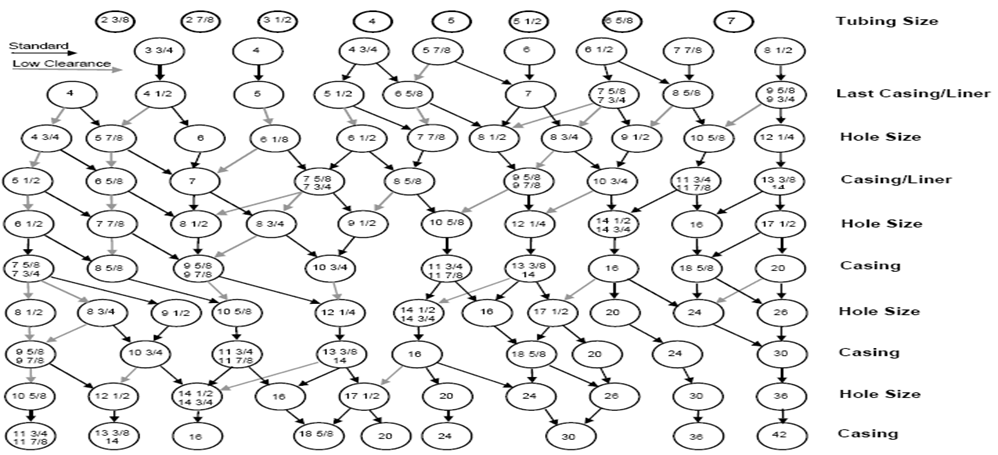
#> input picture рисунки/С01/стр17_схема_подбора_диаметров_дюймы.png, 998 x 455 px
$ python figures.py
#> lines starting #> are read from the running program, lines starting #| are printed output that depends on the picture
### 03_ДЗ/ДЗ-1/src/calc.py
"""ДЗ-1 «Проектирование конструкции скважины», вариант 7 (газовая скважина).

Единый источник исходных данных и расчётов; используется скриптами
построения рисунков, Excel и Word.
"""

G = 9.81          # м/с²
RHO_W = 1000.0    # кг/м³

WELL_TYPE = "газовая"
DEPTH = 2100      # м
D_PROD = 114.3    # мм, задан
UNSTABLE_TO = 250  # м, неустойчивые породы, склонные к поглощениям

# (верх, низ, порода, Pпл МПа, Pпогл МПа) — давления отнесены к подошве интервала
LAYERS = [
    (0, 800, "алевролит", 8.0, 9.6),
    (800, 1000, "глина голубая", 8.8, 12.5),
    (1000, 1900, "песчаник", 23.8, 28.5),
    (1900, 2100, "известняк", 27.3, 30.5),
]


def k_index(p_mpa, z):
    return p_mpa * 1e6 / (RHO_W * G * z)


def ks(z_top, z_bot):
    """Коэффициент безопасности: 1,1 при z < 1200 м, 1,05 при z > 1200 м."""
    return 1.1 if z_bot <= 1200 else 1.05


# Подынтервалы для ρR (граница 1200 м делит песчаник)
def subintervals():
    out = []
    for top, bot, rock, pf, pfr in LAYERS:
        kf, kfr = k_index(pf, bot), k_index(pfr, bot)
        cuts = [top, bot]
        if top < 1200 < bot:
            cuts = [top, 1200, bot]
        for a, b in zip(cuts, cuts[1:]):
            k = ks(a, b)
            out.append(dict(top=a, bot=b, rock=rock, pf=pf, pfr=pfr,
                            kf=kf, kfr=kfr, ks=k, rr=k * kf))
    return out


SUB = subintervals()

# ---------------- Колонны ----------------
COND_DEPTH = UNSTABLE_TO + 10     # 260 м
INTER_DEPTH = 1000                 # подошва глин, кровля песчаника с АВПД
PROD_DEPTH = DEPTH

# Секции бурения (открытый ствол) и плотности раствора
SECTIONS = [
    ("под кондуктор", 0, COND_DEPTH),
    ("под промежуточную колонну", COND_DEPTH, INTER_DEPTH),
    ("под эксплуатационную колонну", INTER_DEPTH, PROD_DEPTH),
]


def section_design(top, bot):
    """Интервалы, вскрытые при бурении секции: от башмака предыдущей колонны до bot.
    Возвращает требуемую плотность и окно совместимости."""
    subs = [s for s in SUB if s["bot"] > top and s["top"] < bot]
    rr = max(s["rr"] for s in subs)
    kf_max = max(s["kf"] for s in subs)
    kfr_min = min(s["kfr"] for s in subs)
    return dict(subs=subs, rr=rr, kf_max=kf_max, kfr_min=kfr_min,
                ok=kf_max < rr < kfr_min)


# Цементирование: (колонна, кровля цемента, низ)
CEMENT_GAP = 500  # газовая скважина: ≥ 500 м над башмаком предыдущей ОК
CEMENT = [
    ("Кондуктор", 0, COND_DEPTH),
    ("Промежуточная", max(0, COND_DEPTH - CEMENT_GAP), INTER_DEPTH),
    ("Эксплуатационная", max(0, INTER_DEPTH - CEMENT_GAP), PROD_DEPTH),
]

# ---------------- Диаметры (отечественная методика) ----------------
# ГОСТ 632-80, ОТТМ: D -> (условный, Dн муфты, [(s, d)])
OTTM = {
    114.3: (114, 127.0, [(6.4, 101.5), (7.4, 99.5), (8.6, 97.1), (10.2, 93.9)]),
    127.0: (127, 141.3, [(6.4, 114.2), (7.5, 112.0), (9.2, 108.6), (10.7, 105.6)]),
    139.7: (140, 153.7, [(6.2, 127.3), (7.0, 125.7), (7.7, 124.3), (9.2, 121.3), (10.5, 118.7)]),
    146.1: (146, 166.0, [(6.5, 133.1), (7.0, 132.1), (7.7, 130.7), (8.5, 129.1), (9.5, 127.1), (10.7, 124.7)]),
    168.3: (168, 187.7, [(7.3, 153.7), (8.0, 152.3), (8.9, 150.5), (10.6, 147.1), (12.1, 144.1)]),
    177.8: (178, 194.5, [(6.9, 164.0), (8.1, 161.6), (9.2, 159.4), (10.4, 157.0), (11.5, 154.8), (12.7, 152.4), (13.7, 150.4), (15.0, 147.8)]),
    193.7: (194, 215.9, [(7.6, 178.5), (8.3, 177.1), (9.5, 174.7), (10.9, 171.9), (12.7, 168.3), (15.1, 163.5)]),
    219.1: (219, 244.5, [(7.7, 203.7), (8.9, 201.3), (10.2, 198.7), (11.4, 196.3), (12.7, 193.7), (14.2, 190.7)]),
    244.5: (245, 269.9, [(7.9, 228.7), (8.9, 226.7), (10.0, 224.5), (11.1, 222.3), (12.0, 220.5), (13.8, 216.9), (15.9, 212.7)]),
    273.1: (273, 298.5, [(8.9, 255.3), (10.2, 252.7), (11.4, 250.3), (12.6, 247.9), (13.8, 245.5), (15.1, 242.9), (16.5, 240.1)]),
    298.5: (299, 323.9, [(8.5, 281.5), (9.5, 279.5), (11.1, 276.3), (12.4, 273.7), (14.8, 268.9)]),
    323.9: (324, 351.0, [(8.5, 306.9), (9.5, 304.9), (11.0, 301.9), (12.4, 299.1), (14.0, 295.9)]),
    339.7: (340, 365.1, [(9.7, 320.3), (10.9, 317.9), (12.2, 315.3), (13.1, 313.5), (14.0, 311.7), (15.4, 308.9)]),
}

# Минимальный радиальный зазор Δ, мм (семинар 1, стр. 14)
def delta_min(nominal):
    if nominal <= 127:
        return 8
    if nominal <= 146:
        return 10
    if nominal <= 245:
        return 13
    if nominal <= 299:
        return 18
    return 22


# ГОСТ 20692-2003, ряд диаметров долот
BITS = [76.0, 93.0, 95.3, 98.4, 114.3, 117.5, 120.6, 127.0, 130.2, 132.0, 139.7,
        146.0, 151.0, 161.0, 165.1, 171.4, 187.3, 190.5, 200.0, 212.7, 215.9,
        222.3, 238.1, 241.3, 244.5, 250.8, 269.9, 295.3, 304.8, 311.1, 320.0,
        349.2, 365.1, 368.3, 371.5, 374.6, 393.7, 444.5, 469.9, 473.1, 490.0, 508.0]

SMALL_DELTA = 5.0  # δ, мм (5–10 мм по методике; принят минимальный)


def bit_for(db_calc):
    return min(b for b in BITS if b >= db_calc)


def casing_for(di_min):
    """Наименьшая ОК, у которой есть исполнение с d ≥ di_min. Возвращает (D, допустимые (s,d))."""
    for D in sorted(OTTM):
        ok = [(s, d) for s, d in OTTM[D][2] if d >= di_min]
        if ok:
            return D, ok
    raise ValueError(di_min)


def russian_design():
    rows = []
    D = D_PROD
    names = ["Эксплуатационная", "Промежуточная", "Кондуктор"]
    depths = [PROD_DEPTH, INTER_DEPTH, COND_DEPTH]
    di_min = None
    for i, name in enumerate(names):
        if i > 0:
            D, ok = casing_for(di_min)
        else:
            ok = OTTM[D][2]
        nom, dm, _ = OTTM[D]
        dlt = delta_min(nom)
        db_calc = dm + 2 * dlt
        db = bit_for(db_calc)
        rows.append(dict(name=name, depth=depths[i], D=D, nom=nom, dm=dm, delta=dlt,
                         db_calc=db_calc, db=db, di_min_this=di_min, walls_ok=ok))
        di_min = db + 2 * SMALL_DELTA
    return rows


RU = russian_design()

# Выбранные толщины стенок (предварительно; уточняются расчётом на прочность)
WALL_CHOICE = {"Промежуточная": 10.4, "Кондуктор": 8.9}

# ---------------- Зарубежная методика (схема подбора, стандартный зазор) ----------------
FOREIGN = [
    # (колонна, ОК дюйм, ОК мм, долото дюйм, долото мм)
    ("Эксплуатационная", '4 1/2"', 114.3, '6"', 152.4),
    ("Промежуточная", '7"', 177.8, '8 1/2"', 215.9),
    ("Кондуктор", '9 5/8"', 244.5, '12 1/4"', 311.2),
]


# [10 lines that do not run on import are left out]

### 03_ДЗ/ДЗ-1/src/figures.py
"""Рисунки для пояснительной записки ДЗ-1."""
import os
import matplotlib
matplotlib.use("Agg")
import matplotlib.pyplot as plt
from matplotlib.patches import Rectangle, Ellipse, FancyArrowPatch
import matplotlib.image as mpimg

from matplotlib.ticker import FuncFormatter
from calc import (SUB, LAYERS, RU, CEMENT, COND_DEPTH, INTER_DEPTH, PROD_DEPTH, UNSTABLE_TO, FOREIGN,
                  SECTIONS, section_design)


def ru(x, nd=1):
    return f"{x:.{nd}f}".replace(".", ",")

OUT = os.path.join(os.path.dirname(__file__), "..", "рисунки")
os.makedirs(OUT, exist_ok=True)

plt.rcParams.update({
    "font.family": "Liberation Serif",
    "font.size": 12,
    "mathtext.fontset": "stix",
})


def steps(key, intervals):
#> called with key = 'kf'
    xs, ys = [], []
    for s in intervals:
        xs += [s[key], s[key]]
        ys += [s["top"], s["bot"]]
    return xs, ys


def fig_pressure():
    fig, ax = plt.subplots(figsize=(8.2, 8.6))
    layer_iv = [dict(top=t, bot=b, kf=SUB[[s["top"] for s in SUB].index(t)]["kf"],
                     kfr=SUB[[s["top"] for s in SUB].index(t)]["kfr"]) for t, b, *_ in LAYERS]
    x, y = steps("kf", layer_iv)
    ax.plot(x, y, color="black", lw=2.2, label=r"$K_F$ — индекс пластового давления")
    x, y = steps("kfr", layer_iv)
    ax.plot(x, y, color="black", lw=2.2, ls=(0, (1, 0)), alpha=0.55,
            label=r"$K_{FR}$ — индекс давления поглощения")
    x, y = steps("rr", SUB)
    ax.plot(x, y, color="black", lw=1.6, ls="--", label=r"$\rho_R$ — относительная плотность раствора")

    # принятая плотность раствора по интервалам бурения (секциям)
    first = True
    for name, a, b in SECTIONS:
        d = section_design(a, b)
        ax.plot([d["rr"], d["rr"]], [a, b], color="black", lw=1.0, ls="-.",
                label=r"$\rho_R$ принятая для интервала бурения" if first else None)
        first = False
    for b in [800, 1000, 1200, 1900, 2100]:
        ax.axhline(b, color="0.6", lw=0.6, ls=":")
    ax.axhspan(0, UNSTABLE_TO, color="0.85", zorder=0)
    ax.text(1.27, 125, "неустойчивые породы,\nсклонные к поглощениям\n(0–250 м)", fontsize=9.5,
            va="center")

    # подписи кривых
    ax.annotate(r"$K_F$", xy=(1.2769, 1500), xytext=(1.10, 1600), fontsize=14,
                arrowprops=dict(arrowstyle="-", lw=0.8))
    ax.annotate(r"$K_{FR}$", xy=(1.5291, 1450), xytext=(1.62, 1300), fontsize=14,
                arrowprops=dict(arrowstyle="-", lw=0.8))
    ax.annotate(r"$\rho_R$", xy=(1.3407, 1650), xytext=(1.15, 1800), fontsize=14,
                arrowprops=dict(arrowstyle="-", lw=0.8))

    # колонны справа
    xc = {"Кондуктор": 1.86, "Промежуточная": 1.93, "Эксплуатационная": 2.0}
    for r in RU:
        xx = xc[r["name"]]
        ax.plot([xx, xx], [0, r["depth"]], color="black", lw=1.4)
        ax.plot([xx - 0.012, xx + 0.012], [r["depth"], r["depth"]], color="black", lw=1.4)
        ax.text(xx, r["depth"] + 25, f"{r['depth']}", ha="center", va="top", fontsize=11)
    ax.text(1.93, -60, "Колонны", ha="center", va="bottom", fontsize=10)

    ax.set_xlim(0.8, 2.06)
    ax.set_ylim(2250, 0)
    ax.set_xticks([0.8, 0.9, 1.0, 1.1, 1.2, 1.3, 1.4, 1.5, 1.6, 1.7, 1.8])
    ax.xaxis.set_major_formatter(FuncFormatter(lambda v, _: ru(v)))
    ax.set_yticks(range(0, 2201, 200))
    ax.xaxis.tick_top()
    ax.xaxis.set_label_position("top")
    ax.set_xlabel(r"$K_F$; $K_{FR}$; $\rho_R$")
    ax.set_ylabel("Глубина z, м")
    ax.grid(True, color="0.9", lw=0.5)
    ax.spines["right"].set_visible(False)
    ax.spines["bottom"].set_visible(False)
    ax.legend(loc="lower left", fontsize=10, framealpha=1)
    fig.tight_layout()
    fig.savefig(os.path.join(OUT, "рис1_совмещенный_график_давлений.png"), dpi=200)
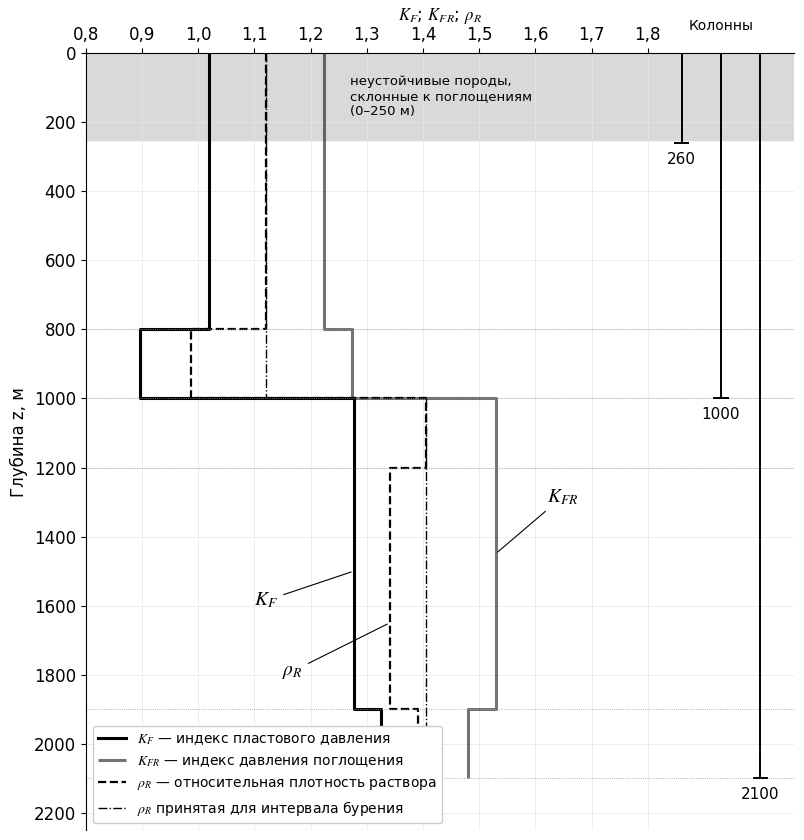
#> figure drawn by matplotlib, 1 panel
    plt.close(fig)


def fig_construction():
    """Схема конструкции в виде, принятом на занятиях (С01, стр. 19): полуразрез."""
    fig, ax = plt.subplots(figsize=(7.0, 8.4))
    cols = sorted(RU, key=lambda r: r["depth"])  # кондуктор, промежуточная, эксплуатационная
    cem = {c[0]: c for c in CEMENT}
    xs = [1.0, 2.0, 3.0]
    x_lab = 4.6
    ax.plot([0.4, 4.2], [0, 0], color="black", lw=2.2)
    prev = 0
    for i, (r, x) in enumerate(zip(cols, xs), start=1):
        top_c = cem[r["name"]][1]
        # колонна и башмак
        ax.plot([x, x], [0, r["depth"]], color="black", lw=2.2)
        ax.plot([x - 0.18, x + 0.18], [r["depth"], r["depth"]], color="black", lw=2.6)
        # цемент — штриховка слева от колонны
        for z in range(int(top_c) + 10, int(r["depth"]) - 25, 45):
            ax.plot([x - 0.22, x], [z + 30, z], color="black", lw=0.9)
        # подписи D, L, H
        ax.text(x, -45, f"D{i} = {ru(r['D'])}", ha="center", va="bottom", fontsize=11)
        ax.text(x, r["depth"] + 35, f"L{i} = {r['depth']} м", ha="center", va="top", fontsize=11)
        if top_c > 0:
            ax.plot([x - 0.12, x + 0.12], [top_c, top_c], color="black", lw=1.6)
            ax.text(x + 0.17, top_c, f"H{i} = {top_c} м", ha="left", va="center", fontsize=11)
        # долото: стрелка справа на середину интервала бурения
        zb = (prev + r["depth"]) / 2
        ax.annotate("", xy=(x + 0.03, zb), xytext=(x_lab - 0.05, zb),
                    arrowprops=dict(arrowstyle="-|>", lw=1.0, color="black"))
        ax.text(x_lab, zb, f"d{i} = {ru(r['db'])}", ha="left", va="center", fontsize=11)
        prev = r["depth"]
    ax.text(0.4, 2330, "H1 = H2 = 0 (цементирование до устья)", fontsize=10.5, va="center")
    ax.text(0.4, 2420, "Диаметры — мм; вертикальный масштаб соблюдён, горизонтальный — условный",
            fontsize=9.5, va="center", style="italic")
    ax.set_xlim(0.2, 5.6)
    ax.set_ylim(2470, -120)
    ax.axis("off")
    fig.tight_layout()
    fig.savefig(os.path.join(OUT, "рис2_схема_конструкции.png"), dpi=200)
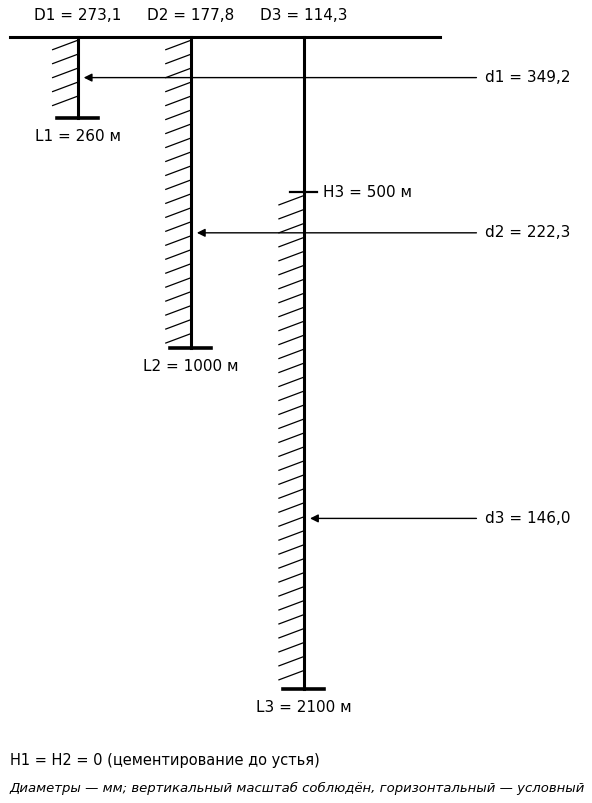
#> figure drawn by matplotlib, 1 panel
    plt.close(fig)


def fig_foreign():
    src = os.path.join(os.path.dirname(__file__), "..", "..", "..", "рисунки", "С01",
                       "стр17_схема_подбора_диаметров_дюймы.png")
    img = mpimg.imread(src)
#> img is the input picture: shape (455, 998, 3) float32; min 0, max 1, mean 0.928
    h, w = img.shape[:2]
    fig, ax = plt.subplots(figsize=(w / 100, h / 100), dpi=100)
    ax.imshow(img)
    # узлы цепочки 4 1/2" -> 6" -> 7" -> 8 1/2" -> 9 5/8" -> 12 1/4" (координаты в пикселях исходника)
    nodes = [(158, 93), (200, 138), (192, 180), (193, 224), (197, 268), (338, 312)]
    for x, y in nodes:
        ax.add_patch(Ellipse((x, y), 54, 30, fill=False, edgecolor="red", lw=2.2))
    for (x1, y1), (x2, y2) in zip(nodes, nodes[1:]):
        ax.add_patch(FancyArrowPatch((x1, y1 + 12), (x2, y2 - 12), arrowstyle="-|>", mutation_scale=12,
                                     color="red", lw=1.6, shrinkA=2, shrinkB=2))
    ax.axis("off")
    fig.subplots_adjust(0, 0, 1, 1)
    fig.savefig(os.path.join(OUT, "рис3_зарубежная_схема_выбор.png"), dpi=200)
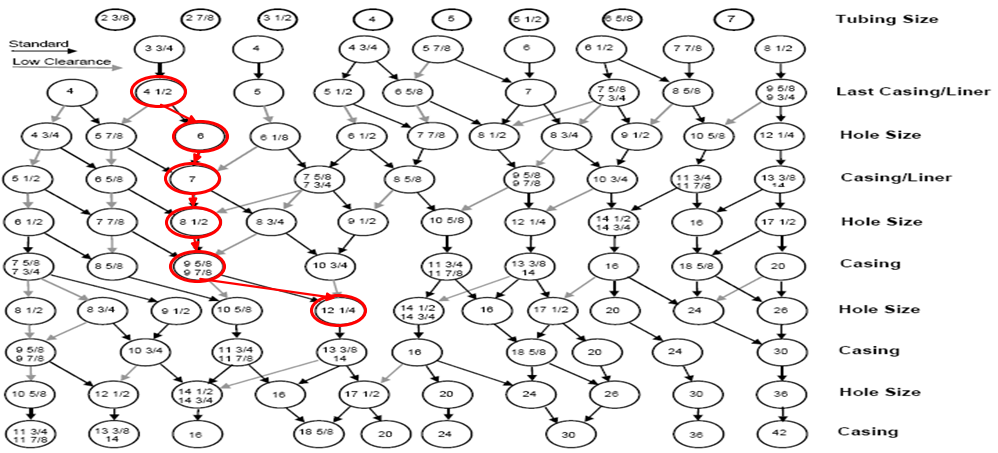
#> figure drawn by matplotlib, 1 panel
    plt.close(fig)


if __name__ == "__main__":
    fig_pressure()
    fig_construction()
    fig_foreign()
    print("ok")

$ run again, with рисунки/С01/стр18_схема_подбора_диаметров_мм.png copied over рисунки/С01/стр17_схема_подбора_диаметров_дюймы.png
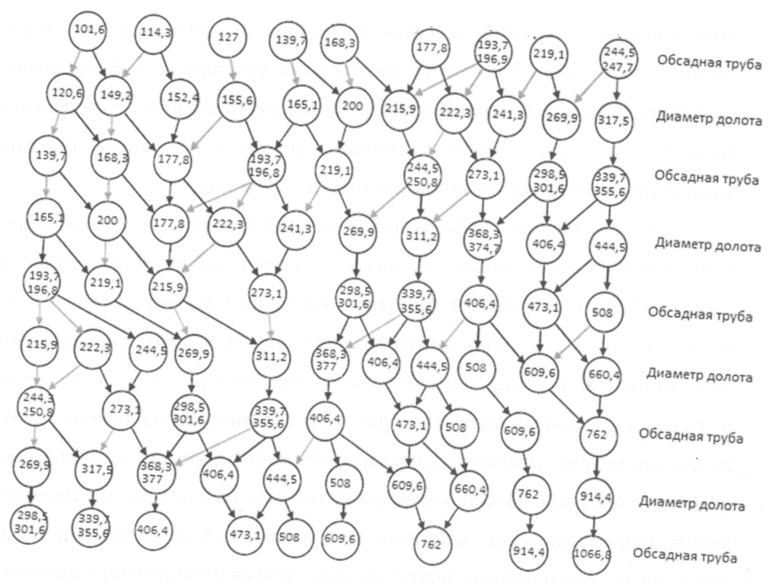
#> input picture рисунки/С01/стр18_схема_подбора_диаметров_мм.png, 1536 x 1171 px (shown at 1/2 size)
#> in fig_foreign, img is the input picture: shape (1171, 1536, 3) float32; min 0.267, max 1, mean 0.94
#> in fig_foreign, `fig.savefig(os.path.join(OUT, "рис3_зарубежная_схема_выбор.png"), dpi=..`:
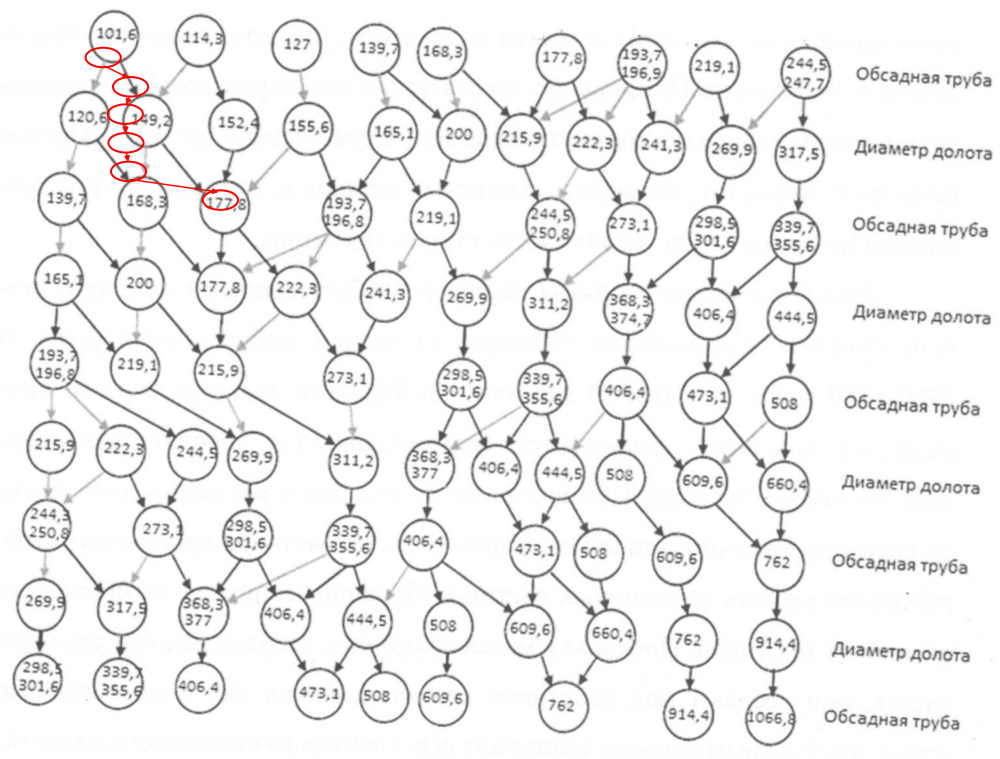
#> figure drawn by matplotlib, 1 panel

$ run again, with рисунки/С01/стр04.jpg saved as рисунки/С01/стр17_схема_подбора_диаметров_дюймы.png
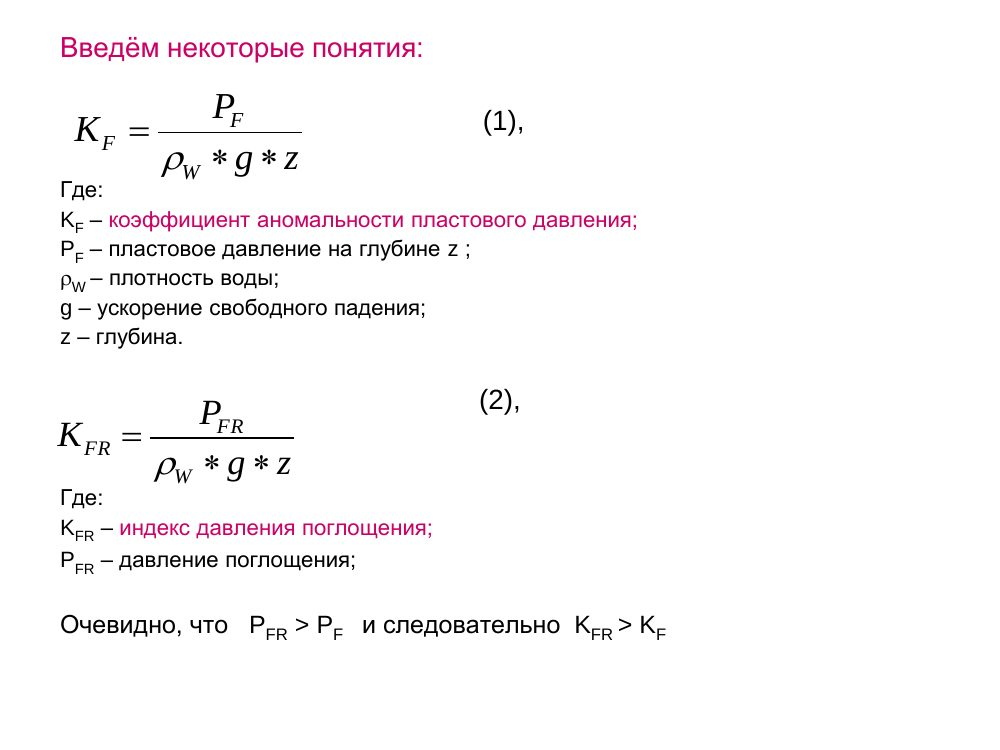
#> input picture рисунки/С01/стр04.jpg, 1000 x 750 px
#> in fig_foreign, img is the input picture: shape (750, 1000, 3) float32; mean R, G, B 0.98, 0.975, 0.978
#> in fig_foreign, `fig.savefig(os.path.join(OUT, "рис3_зарубежная_схема_выбор.png"), dpi=..`:
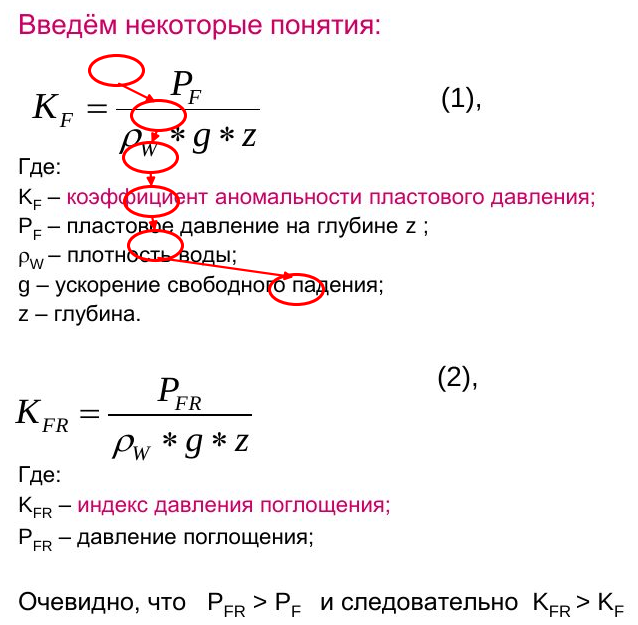
#> figure drawn by matplotlib, 1 panel
